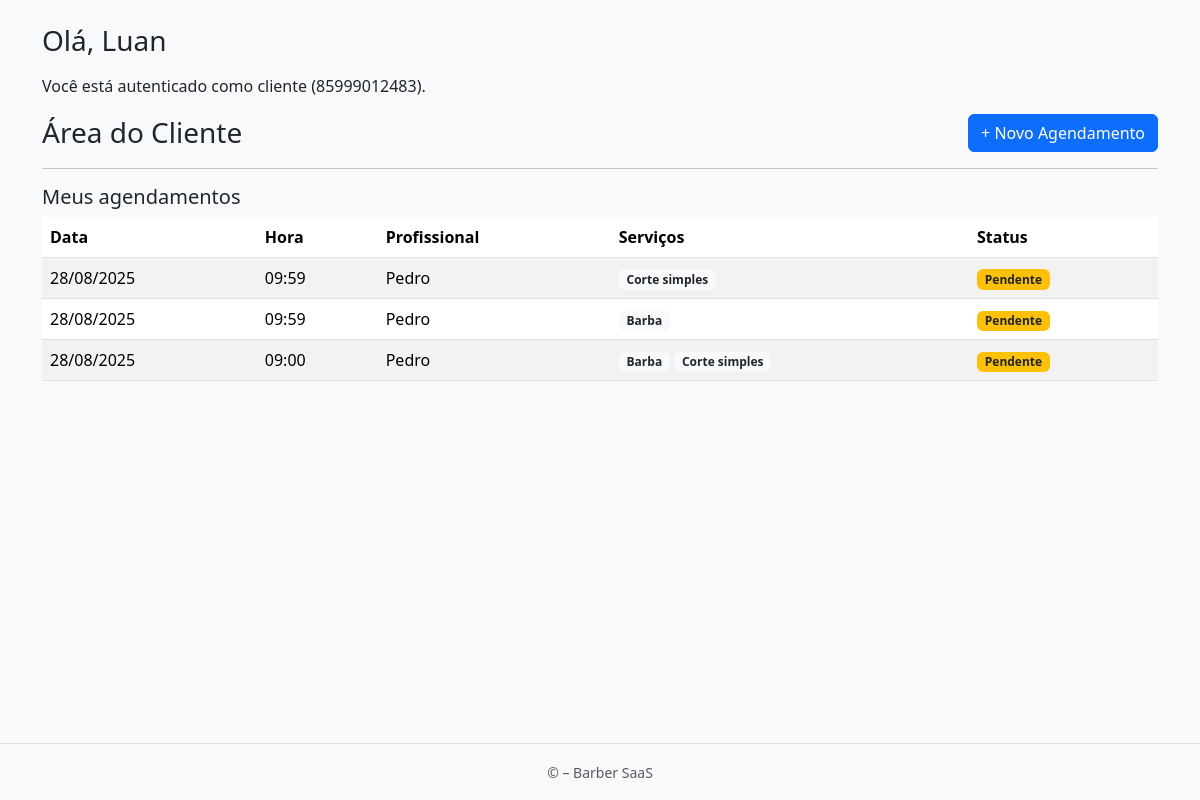
Page /client/dashboard/ (signed in) on the earlier database version.
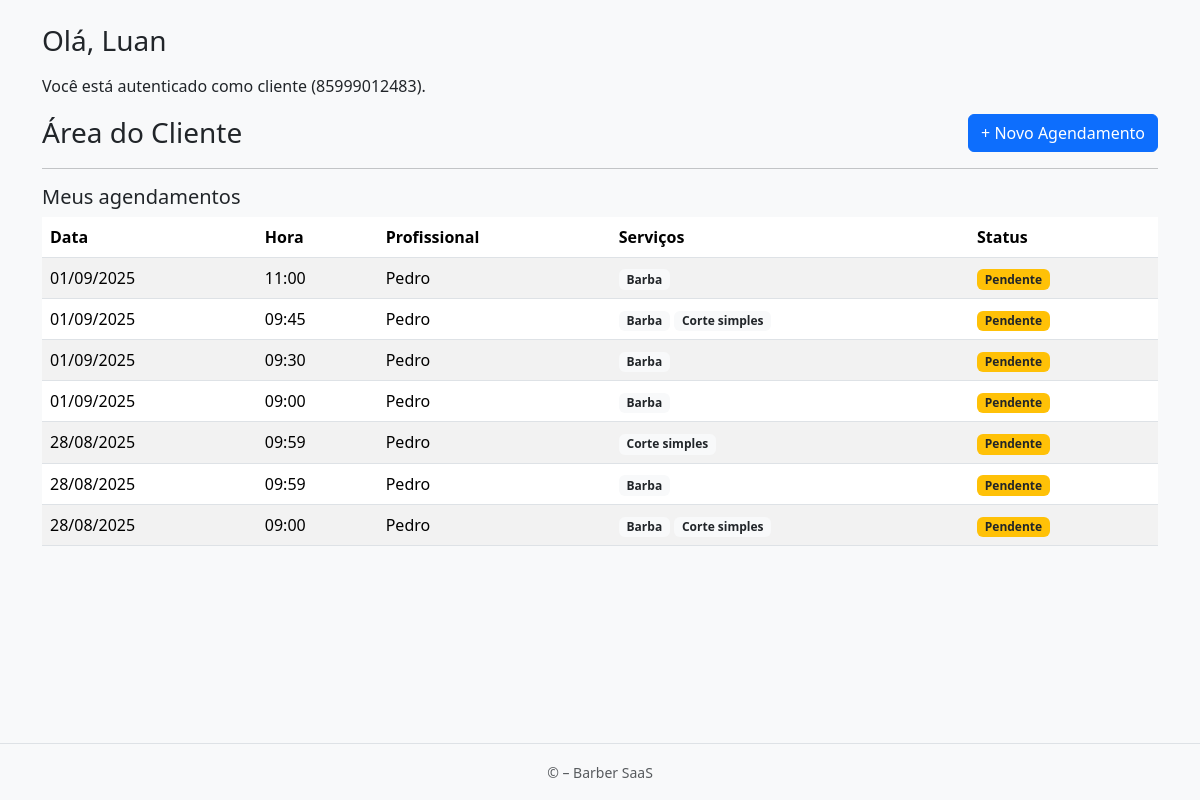
Same page on the later database version.
### apps/accounts/models.py (models this page shows, shortened)
class User(AbstractUser):
    nome = models.CharField(max_length=120, blank=True, null=True)
    sobrenome = models.CharField(max_length=120, blank=True, null=True)
    grupo = models.SlugField(max_length=150, unique=True, blank=True)  # << slug único para subdomínio
    email = models.EmailField(unique=True)
    is_owner = models.BooleanField(default=False)
    is_client = models.BooleanField(default=False)
    phone_regex = RegexValidator(r"^\+?\d{10,15}$", "Informe telefone no formato internacional, ex.: +5585...")
    phone = models.CharField(max_length=17, blank=True, null=True, validators=[phone_regex])
    full_name = models.CharField(max_length=120, blank=True, null=True)
    USERNAME_FIELD = "email"
    REQUIRED_FIELDS = []
    objects = UserManager()

### apps/appointments/models.py (models this page shows, shortened)
class Agendamento(models.Model):
    cliente = models.ForeignKey(
        settings.AUTH_USER_MODEL,
        on_delete=models.CASCADE,
        related_name="agendamentos"
    )
    loja = models.ForeignKey("cadastro.Loja", on_delete=models.CASCADE, related_name="agendamentos")
    funcionario = models.ForeignKey("cadastro.Funcionario", on_delete=models.CASCADE, related_name="agendamentos")
    servicos = models.ManyToManyField("cadastro.Servico", related_name="agendamentos")
    data = models.DateField()
    hora = models.TimeField()
    criado_em = models.DateTimeField(auto_now_add=True)
    confirmado = models.BooleanField(default=False)

### apps/cadastro/models.py (models this page shows, shortened)
class Funcionario(models.Model):
    class Cargo(models.TextChoices):
        BARBEIRO = 'barbeiro', 'Barbeiro'
        CABELEIREIRO = 'cabeleireiro', 'Cabeleireiro(a)'
        MANICURE = 'manicure', 'Manicure/Pedicure'
        ESTETICISTA = 'esteticista', 'Esteticista'
        SOMBRANCELHA = 'sobrancelha', 'Designer de Sobrancelha'
        RECEPCAO = 'recepcao', 'Recepção'
        OUTRO = 'outro', 'Outro'
    phone_regex = RegexValidator(
        r'^\+?\d{10,15}$',
        'Informe telefone no formato internacional, ex.: +5585...'
    )
    loja = models.ForeignKey('Loja', on_delete=models.CASCADE, related_name='funcionarios')
    nome = models.CharField(max_length=120)
    cargo = models.CharField(max_length=20, choices=Cargo.choices, default=Cargo.BARBEIRO)
    email = models.EmailField(blank=True, null=True)
    telefone = models.CharField(max_length=17, blank=True, null=True, validators=[phone_regex])
    slug = models.SlugField(max_length=160, blank=True)
    ativo = models.BooleanField(default=True)
    criado_em = models.DateTimeField(auto_now_add=True)
    atualizado_em = models.DateTimeField(auto_now=True)
    class Meta:
        verbose_name = 'Funcionário'
        verbose_name_plural = 'Funcionários'
        unique_together = (('loja', 'slug'),)
        ordering = ('nome',)

class Servico(models.Model):
    loja = models.ForeignKey(Loja, on_delete=models.CASCADE, related_name='servicos')
    nome = models.CharField(max_length=160)
    slug = models.SlugField(max_length=180, blank=True)
    descricao = models.TextField(blank=True)
    duracao_minutos = models.PositiveSmallIntegerField(validators=[MinValueValidator(1)], default=30)
    preco = models.DecimalField(max_digits=10, decimal_places=2, validators=[MinValueValidator(0)])
    profissionais = models.ManyToManyField('Funcionario', related_name='servicos', blank=True)
    ativo = models.BooleanField(default=True)
    criado_em = models.DateTimeField(auto_now_add=True)
    atualizado_em = models.DateTimeField(auto_now=True)
    class Meta:
        verbose_name = "Serviço"
        verbose_name_plural = "Serviços"
        ordering = ("nome",)
        unique_together = (("loja", "slug"),)

### apps/accounts/views.py (the view)
# urls.py: path('client/dashboard/', views.client_dashboard, name='client_dashboard'),
@login_required
def client_dashboard(request):
    loja = None
    shop_slug = request.session.get('shop_slug') or request.GET.get('shop')
    if shop_slug:
        from apps.cadastro.models import Loja
        loja = Loja.objects.filter(slug=shop_slug, ativa=True).first()
    agendamentos = Agendamento.objects.filter(cliente=request.user)
    if loja:
        agendamentos = agendamentos.filter(loja=loja)
    agendamentos = agendamentos.select_related("funcionario", "loja").prefetch_related("servicos").order_by("-data", "-hora")
    return render(
        request,
        "accounts/client_dashboard.html",
        {
            "loja": loja,
            "agendamentos": agendamentos,
        }
    )

### apps/accounts/templates/accounts/client_dashboard.html (shortened to what this page needs)
{% extends "accounts/base_client.html" %}
{% block content %}
<h3 class="mb-3">Olá, {{ request.user.full_name|default:"Cliente" }}</h3>
<p>Você está autenticado como cliente ({{ request.user.phone }}).</p>
<div id="client-dashboard-fragment">
  {% include "accounts/partials/client_dashboard.html" %}
</div>
{% endblock %}

### apps/accounts/templates/accounts/base_client.html (shortened to what this page needs)
<!doctype html>
<html lang="pt-BR">
<head>
  <link href="https://cdn.jsdelivr.net/npm/bootstrap@5.3.2/dist/css/bootstrap.min.css" rel="stylesheet">
</head>
<body hx-boost="true" class="bg-light d-flex flex-column min-vh-100">
  <main class="flex-grow-1 container py-4" hx-history-elt>
    {% block content %}{% endblock %}
  </main>
  <footer class="text-center text-muted py-3 border-top">
    <small>&copy; {{ now|date:"Y" }} – Barber SaaS</small>
  </footer>
</body>
</html>

### apps/accounts/templates/accounts/partials/client_dashboard.html
<div class="d-flex justify-content-between align-items-center mb-3">
  <h3 class="m-0">Área do Cliente</h3>
  <a href="{% url 'appointments:agendamento_start' %}"
     class="btn btn-primary">
    + Novo Agendamento
  </a>
</div>
{% if agendamentos %}
  <hr>
  <h5>Meus agendamentos</h5>
  <table class="table table-striped">
    <thead>
      <tr>
        <th>Data</th>
        <th>Hora</th>
        <th>Profissional</th>
        <th>Serviços</th>
        <th>Status</th>
      </tr>
    </thead>
    <tbody>
      {% for ag in agendamentos %}
      <tr>
        <td>{{ ag.data|date:"d/m/Y" }}</td>
        <td>{{ ag.hora|time:"H:i" }}</td>
        <td>{{ ag.funcionario.nome }}</td>
        <td>
          {% for s in ag.servicos.all %}
            <span class="badge bg-light text-dark">{{ s.nome }}</span>
          {% endfor %}
        </td>
        <td>
          {% if ag.confirmado %}
            <span class="badge bg-success">Confirmado</span>
          {% else %}
            <span class="badge bg-warning text-dark">Pendente</span>
          {% endif %}
        </td>
      </tr>
      {% endfor %}
    </tbody>
  </table>
{% else %}
  <p class="text-muted">Você ainda não possui agendamentos.</p>
{% endif %}

Differences in the rows shown:
added Agendamento: data "01/09/2025", hora "11:00", funcionario.nome "Pedro", confirmado "Pendente", Servico (nome "Barba")
added Agendamento: data "01/09/2025", hora "09:45", funcionario.nome "Pedro", confirmado "Pendente", Servico (nome "Barba"), Servico (nome "Corte simples")
added Agendamento: data "01/09/2025", hora "09:30", funcionario.nome "Pedro", confirmado "Pendente", Servico (nome "Barba")
added Agendamento: data "01/09/2025", hora "09:00", funcionario.nome "Pedro", confirmado "Pendente", Servico (nome "Barba")
